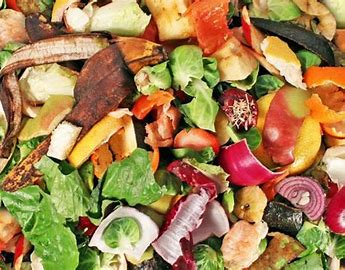
#> input picture images/organik/organik1.jpg, 345 x 270 px; its folder holds only this picture in this run
$ python feature_extraction_shape.py   (older library calls are emulated)
#> lines starting #> are read from the running program, lines starting #| are printed output that depends on the picture; after the words box and inside, x2 and y2 are one past the last pixel; in counts of white or black regions, pixels touching at a corner belong together
import os
import cv2
import numpy as np
from skimage.measure import regionprops, label
import mahotas
from skimage.morphology import skeletonize

def extract_shape_features(image_path):
#> called with image_path = 'images/organik/organik1.jpg'
    image = cv2.imread(image_path)
#> image is the input picture: shape (270, 345, 3); mean B, G, R 80.1, 128.6, 163.5
    if image is None:
        raise ValueError(f"Gagal membaca gambar: {image_path}")

    gray = cv2.cvtColor(image, cv2.COLOR_BGR2GRAY)
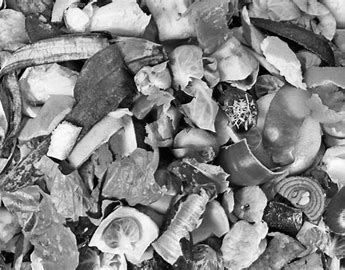
#> gray: shape (270, 345); min 0, max 254, mean 133.5
    _, thresh = cv2.threshold(gray, 127, 255, cv2.THRESH_BINARY_INV + cv2.THRESH_OTSU)
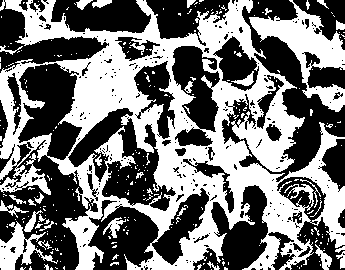
#> thresh: shape (270, 345); 46.1% white; 281 white regions (248 under 20 px)

    labeled = label(thresh)
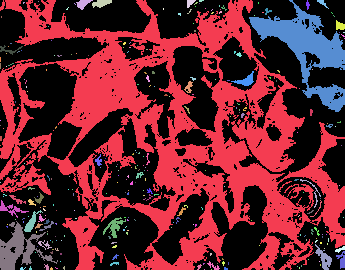
#> labeled: shape (270, 345) int64; 282 distinct labels, from 0 to 281; one colour per label, 0 black
    props = regionprops(labeled)
#> props = 281 regions; largest, box (x1, y1, x2, y2) and area: (0, 0, 345, 270) 35592, (249, 0, 345, 112) 3504, (0, 221, 58, 270) 1061, (103, 217, 126, 238) 178, (315, 244, 332, 270) 178
    if not props:
        return np.zeros(52)

    region = max(props, key=lambda r: r.area)
    area = region.area
#> area = 35592
    perimeter = region.perimeter
#> perimeter = 10148.4
    eccentricity = region.eccentricity
#> eccentricity = 0.74
    extent = region.extent
#> extent = 0.382
    solidity = region.solidity
#> solidity = 0.428
    minr, minc, maxr, maxc = region.bbox
#> minr = 0; minc = 0; maxr = 270; maxc = 345
    aspect_ratio = (maxc - minc) / (maxr - minr) if (maxr - minr) != 0 else 0
#> aspect_ratio = 1.28

    contours, _ = cv2.findContours(thresh, cv2.RETR_EXTERNAL, cv2.CHAIN_APPROX_SIMPLE)
#> contours = 192 contours, 174 with area under 20; largest, box (x1, y1, x2, y2) and area: (0, 0, 345, 270) 54283, (249, 0, 345, 112) 3521, (0, 221, 58, 270) 980, (315, 244, 332, 270) 150, (103, 217, 126, 238) 133
    if not contours:
        return np.zeros(52)

    cnt = max(contours, key=cv2.contourArea)
#> cnt = contour of 2344 points, box (x1, y1, x2, y2) (0, 0, 345, 270), area 54283

    # Hu Moments
    moments = cv2.moments(cnt)
#> moments = moments, m00 54283, centre m10/m00, m01/m00 = (165.1, 135.4)
    hu_moments = cv2.HuMoments(moments).flatten()
#> hu_moments = [0.207, 0.00604, 0.000119, 1.99e-05, 8.12e-10, 3.73e-07, -5.25e-10]
    hu_moments = [-np.sign(h)*np.log10(abs(h)) if h != 0 else 0 for h in hu_moments]
#> hu_moments = [0.684, 2.22, 3.93, 4.7, 9.09, 6.43, -9.28]

    # Zernike Moments dengan padding
    cropped = thresh[minr:maxr, minc:maxc]
    radius = max(cropped.shape) // 2
#> radius = 172
    try:
        zm = mahotas.features.zernike_moments(cropped, radius, degree=8)
        zernike_moments = zm.tolist()
        if len(zernike_moments) < 25:
            zernike_moments += [0] * (25 - len(zernike_moments))
    except:
        zernike_moments = [0] * 25

    # Fourier Descriptors dengan padding
    contour_array = cnt[:, 0, :]
#> contour_array = 2344 pairs, first value 0 to 344, second value 0 to 269
    complex_contour = contour_array[:, 0] + 1j * contour_array[:, 1]
    descriptors = np.fft.fft(complex_contour)
    fd_len = 10
    fd_features = np.abs(descriptors[:fd_len])
#> fd_features = [528802.6, 57642.5, 16472.3, 21116.6, 14318.8, 18649.7, 24192.9, 22642, 11745.7, 4315.1]
    if len(fd_features) < fd_len:
        fd_features = np.pad(fd_features, (0, fd_len - len(fd_features)), 'constant')

    # Convex Hull Features
    hull = cv2.convexHull(cnt)
#> hull = contour of 12 points, box (x1, y1, x2, y2) (0, 0, 345, 270), area 82602
    hull_area = cv2.contourArea(hull)
#> hull_area = 82602.5
    contour_area = cv2.contourArea(cnt)
#> contour_area = 54283
    ch_features = [hull_area, float(contour_area) / hull_area if hull_area > 0 else 0]
#> ch_features = [82602.5, 0.657]

    # Skeleton Features
    binary_bool = (thresh == 255)
#> binary_bool: shape (270, 345) bool; 46.1% white; 281 white regions (248 under 20 px), largest, box (x1, y1, x2, y2) and area: (0, 0, 345, 270) 35592, (249, 0, 345, 112) 3504, (0, 221, 58, 270) 1061
    skeleton = skeletonize(~binary_bool)
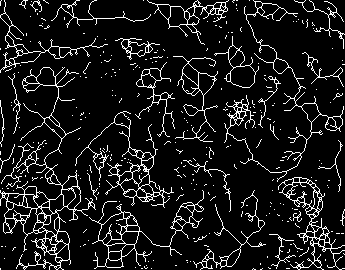
#> skeleton: shape (270, 345) bool; 10% white in thin lines or dots
    skeleton_length = np.sum(skeleton)
#> skeleton_length = 9308

    # Fractal Dimension
    Z = (thresh < 128)
    def boxcount(Z, k):
        S = np.add.reduceat(np.add.reduceat(Z, np.arange(0, Z.shape[0], k), axis=0),
                                           np.arange(0, Z.shape[1], k), axis=1)
        return len(np.where((S > 0) & (S < k*k))[0])
    p = min(Z.shape)
#> p = 270
    n = 2**np.floor(np.log2(p)).astype(int)
#> n = 256
    sizes = 2**np.arange(int(np.log2(n)), 1, -1)
#> sizes = [256, 128, 64, 32, 16, 8, 4]
    counts = [boxcount(Z, size) for size in sizes]
#> in boxcount, `S = np.add.reduceat(np.add.reduceat(Z, np.arange(0, Z.shape[0], k), ax..`: S = [[36052, 11476], [2037, 670]]
#> in boxcount (call 6), `S = np.add.reduceat(np.add.reduceat(Z, np.arange(0, Z.shape[0], k), ax..`:
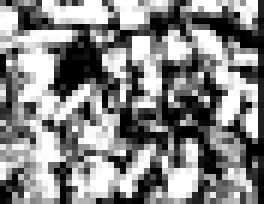
#> S: shape (34, 44) int64 (shown 6 times larger); min 0, max 64, mean 33.6; drawn with min black and max white
#> in boxcount (call 7), `S = np.add.reduceat(np.add.reduceat(Z, np.arange(0, Z.shape[0], k), ax..`:
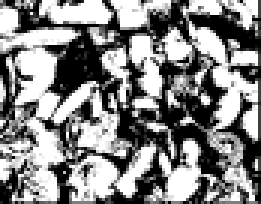
#> S: shape (68, 87) int64 (shown 3 times larger); min 0, max 16, mean 8.49; drawn with min black and max white
#> counts = [4, 9, 30, 99, 352, 1128, 2751]
    if np.all(np.array(counts) == 0):
        fractal_feat = [0]
    else:
        coeffs = np.polyfit(np.log(sizes), np.log(counts), 1)
#> coeffs = [-1.63, 10.29]
        fractal_feat = [coeffs[0]]
#> fractal_feat = [-1.63]

    feature_vector = [
        area, perimeter, eccentricity, extent, aspect_ratio, solidity
    ] + hu_moments + zernike_moments + list(fd_features) + ch_features + [skeleton_length] + fractal_feat
#> feature_vector = 52 values, max 528802.6 at index 38, min -9.28 at index 12, mean 16491.7

    return np.array(feature_vector)


if __name__ == "__main__":
    image_dir = 'images/organik'
    expected_length = 52
    all_color_features = []
    gagal_files = []

    all_files_in_dir = os.listdir(image_dir)
    print(f"Jumlah total file di direktori '{image_dir}': {len(all_files_in_dir)}")

    image_files = [f for f in all_files_in_dir if f.lower().endswith(('.jpg', '.jpeg', '.png'))]
    print(f"Jumlah file citra yang terdeteksi setelah filter: {len(image_files)}")

    for i, img_file in enumerate(image_files):
        img_path = os.path.join(image_dir, img_file)
        try:
            features = extract_shape_features(img_path)
#> features has the same summary as feature_vector in extract_shape_features
            if features is not None and len(features) == expected_length:
                all_color_features.append(features)
            else:
                print(f"[!] Gambar dilewati: {img_file} (panjang fitur = {len(features)})")
                gagal_files.append(img_file)
        except Exception as e:
            print(f"[!] Error saat ekstraksi {img_file}: {e}")
            gagal_files.append(img_file)

    if len(all_color_features) > 0:
        all_color_features = np.array(all_color_features)
        print("--------------------------------------------")
        print(f"Ekstraksi fitur bentuk selesai. Total fitur diekstrak: {all_color_features.shape}")
#| Ekstraksi fitur bentuk selesai. Total fitur diekstrak: (1, 52)
        os.makedirs("fitur", exist_ok=True)
        np.savetxt("fitur/extracted_shape_features_organik.csv", all_color_features, delimiter=",")
        print("Fitur bentuk untuk organik berhasil disimpan ke 'fitur/extracted_shape_features_organik.csv'")
    else:
        print("Tidak ada fitur bentuk yang berhasil diekstrak.")

    if gagal_files:
        with open("fitur/gagal_diekstrak.txt", "w") as f:
            for img_file in gagal_files:
                f.write(f"{img_file}\n")
        print(f"[!] {len(gagal_files)} gambar gagal diekstrak. Disimpan di 'fitur/gagal_diekstrak.txt'")

$ run again, on images/organik/organik127.png
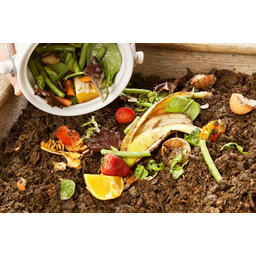
#> input picture images/organik/organik127.png, 256 x 256 px
#> in extract_shape_features, image is the input picture: shape (256, 256, 3); mean B, G, R 125.2, 153.3, 174.2
#> thresh: shape (256, 256); 50.6% white; 182 black regions (161 under 20 px)
#> in extract_shape_features, `labeled = label(thresh)`:
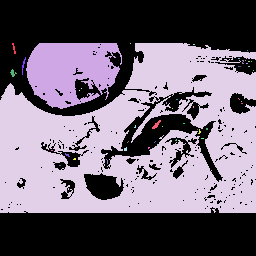
#> labeled: shape (256, 256) int64; 46 distinct labels, from 0 to 45; one colour per label, 0 black
#> props = 45 regions; largest, box (x1, y1, x2, y2) and area: (0, 43, 256, 213) 28439, (26, 43, 122, 109) 4484, (152, 120, 161, 129) 33, (10, 69, 17, 77) 26, (22, 57, 26, 75) 25
#> area = 28439
#> perimeter = 4424.9
#> eccentricity = 0.818
#> extent = 0.653
#> solidity = 0.707
#> minr = 43; minc = 0; maxr = 213; maxc = 256
#> aspect_ratio = 1.51
#> contours = 22 contours, 20 with area under 20; largest, box (x1, y1, x2, y2) and area: (0, 43, 256, 213) 33521, (26, 43, 122, 109) 4386
#> cnt = contour of 352 points, box (x1, y1, x2, y2) (0, 43, 256, 213), area 33521
#> moments = moments, m00 33521, centre m10/m00, m01/m00 = (137.9, 142.7)
#> in extract_shape_features, `hu_moments = cv2.HuMoments(moments).flatten()`: hu_moments = [0.211, 0.0116, 0.00128, 0.000149, 5.15e-08, 1.38e-05, -3.98e-08]
#> in extract_shape_features, `hu_moments = [-np.sign(h)*np.log10(abs(h)) if h != 0 else 0 for h in h..`: hu_moments = [0.675, 1.94, 2.89, 3.83, 7.29, 4.86, -7.4]
#> cropped: shape (170, 256); 76.1% white; 186 black regions (164 under 20 px), largest, box (x1, y1, x2, y2) and area: (0, 0, 157, 73) 3596, (101, 44, 223, 139) 2788, (84, 130, 124, 157) 747
#> contour_array = 352 pairs, first value 0 to 255, second value 43 to 212
#> fd_features = [69156, 9467.7, 5035.8, 3867.6, 3265.3, 1270.1, 946.7, 1464.8, 1210, 1693.9]
#> hull = contour of 11 points, box (x1, y1, x2, y2) (0, 43, 256, 213), area 39844
#> hull_area = 39843.5
#> contour_area = 33521
#> ch_features = [39843.5, 0.841]
#> binary_bool: shape (256, 256) bool; 50.6% white; 182 black regions (161 under 20 px), largest, box (x1, y1, x2, y2) and area: (0, 0, 256, 116) 15042, (0, 207, 256, 256) 11044, (101, 87, 223, 182) 2788
#> skeleton: shape (256, 256) bool; 4.6% white in thin lines or dots, all inside (x1, y1, x2, y2) = (0, 21, 256, 235)
#> skeleton_length = 3024
#> S = [32403]
#> in boxcount (call 7), `S = np.add.reduceat(np.add.reduceat(Z, np.arange(0, Z.shape[0], k), ax..`:
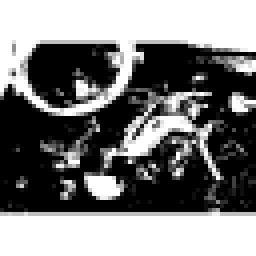
#> S: shape (64, 64) int64 (shown 4 times larger); min 0, max 16, mean 7.91; drawn with min black and max white
#> counts = [1, 4, 16, 48, 167, 440, 988]
#> coeffs = [-1.67, 9.52]
#> fractal_feat = [-1.67]
#> feature_vector = 52 values, max 69156 at index 38, min -7.4 at index 12, mean 3329.3
#> features has the same summary as feature_vector in extract_shape_features
#| Ekstraksi fitur bentuk selesai. Total fitur diekstrak: (1, 52)

$ run again, on images/organik/organik10.jpg
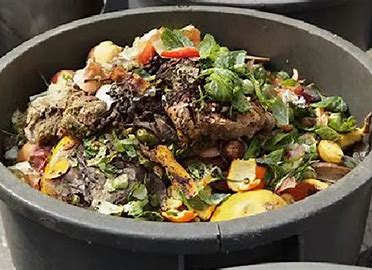
#> input picture images/organik/organik10.jpg, 372 x 270 px
#> in extract_shape_features, image is the input picture: shape (270, 372, 3); mean B, G, R 70.5, 92.1, 103.9
#> thresh: shape (270, 372); 64.1% white; 271 black regions (238 under 20 px)
#> in extract_shape_features, `labeled = label(thresh)`:
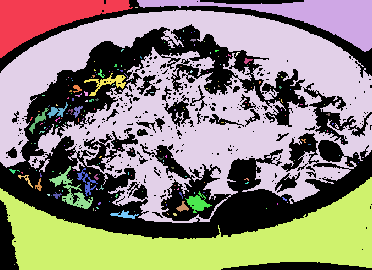
#> labeled: shape (270, 372) int64; 221 distinct labels, from 0 to 220; one colour per label, 0 black
#> props = 220 regions; largest, box (x1, y1, x2, y2) and area: (0, 10, 372, 223) 38135, (0, 177, 372, 270) 16481, (137, 0, 372, 52) 3743, (0, 0, 133, 58) 3564, (49, 166, 93, 209) 494
#> area = 38135
#> perimeter = 9255.8
#> eccentricity = 0.859
#> extent = 0.481
#> solidity = 0.593
#> minr = 10; minc = 0; maxr = 223; maxc = 372
#> aspect_ratio = 1.75
#> contours = 172 contours, 158 with area under 20; largest, box (x1, y1, x2, y2) and area: (0, 10, 372, 223) 43640, (0, 177, 372, 270) 16016, (137, 0, 372, 52) 3482, (0, 0, 133, 58) 3400, (49, 166, 93, 209) 392
#> cnt = contour of 2658 points, box (x1, y1, x2, y2) (0, 10, 372, 223), area 43640
#> moments = moments, m00 43640, centre m10/m00, m01/m00 = (195.3, 112.1)
#> in extract_shape_features, `hu_moments = cv2.HuMoments(moments).flatten()`: hu_moments = [0.27, 0.0206, 0.000606, 0.000325, 1.28e-07, 2.96e-05, -6.53e-08]
#> in extract_shape_features, `hu_moments = [-np.sign(h)*np.log10(abs(h)) if h != 0 else 0 for h in h..`: hu_moments = [0.569, 1.69, 3.22, 3.49, 6.89, 4.53, -7.18]
#> cropped: shape (213, 372); 60.1% white; 269 black regions (236 under 20 px), largest, box (x1, y1, x2, y2) and area: (0, 14, 308, 213) 16782, (140, 123, 372, 213) 8435, (201, 0, 372, 68) 1338
#> contour_array = 2658 pairs, first value 0 to 371, second value 10 to 222
#> fd_features = [622699.4, 22093.8, 110133.7, 51227.9, 61544.7, 32026.5, 27114.9, 8280, 16712.2, 2608.2]
#> hull = contour of 52 points, box (x1, y1, x2, y2) (0, 10, 372, 223), area 63798
#> hull_area = 63798.5
#> contour_area = 43640
#> ch_features = [63798.5, 0.684]
#> binary_bool: shape (270, 372) bool; 64.1% white; 271 black regions (238 under 20 px), largest, box (x1, y1, x2, y2) and area: (0, 24, 372, 239) 27368, (0, 0, 372, 78) 2855, (303, 83, 372, 145) 1093
#> skeleton: shape (270, 372) bool; 8.1% white in thin lines or dots
#> skeleton_length = 8144
#> S = [[26282, 8728], [360, 720]]
#> in boxcount (call 7), `S = np.add.reduceat(np.add.reduceat(Z, np.arange(0, Z.shape[0], k), ax..`:
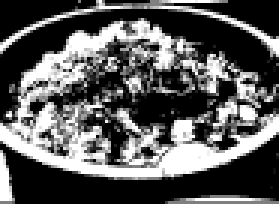
#> S: shape (68, 93) int64 (shown 3 times larger); min 0, max 16, mean 5.71; drawn with min black and max white
#> counts = [4, 9, 28, 98, 312, 959, 2414]
#> coeffs = [-1.6, 10.08]
#> fractal_feat = [-1.6]
#> feature_vector = 52 values, max 622699.4 at index 38, min -7.18 at index 12, mean 20649.8
#> features has the same summary as feature_vector in extract_shape_features
#| Ekstraksi fitur bentuk selesai. Total fitur diekstrak: (1, 52)
